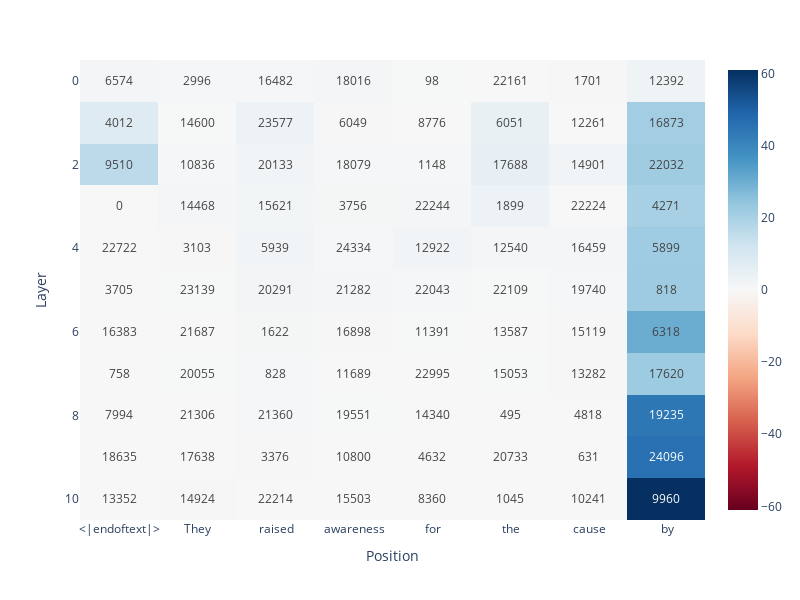

The notebook cell saved with this chart:
### Code cell
def max_attribution_for_layer(layer, min=False, k=5):
    max_attributions = []
    top_features = []
    n_toks = cache['embed'].shape[1]
    for position in range(n_toks):
        attribution = attribution_for_position(layer, position, cache=cache, grad_dict=grad_dict)

        if min:
            top_idx = attribution.argsort()[:k]
        else:
            top_idx = attribution.argsort(descending=True)[:k]

        top_attrib = attribution[top_idx]

        max_attributions.append(top_attrib)
        top_features.append(top_idx)

    return max_attributions, top_features


def visualize_max_attributions(min=False, k=1):
    ### most positive attributions ###
    max_attributions_by_layer = []
    top_features_by_layer = []
    for layer in range(model.cfg.n_layers - 1):
        max_attributions, top_feature_indices = max_attribution_for_layer(layer, min=min, k=k)
        max_attributions = [attrib.sum() for attrib in max_attributions]
        top_feature_indices = [idx[0].item() for idx in top_feature_indices]
        # break
        max_attributions_by_layer.append(max_attributions)
        top_features_by_layer.append(top_feature_indices)

    max_attributions_by_layer = torch.tensor(max_attributions_by_layer)
    top_features_by_layer = torch.tensor(top_features_by_layer)

    top_idxs_text = [[str(idx.item()) for idx in indices] for indices in top_features_by_layer]
    labels = [f"{tok}" for i, tok in enumerate(model.to_str_tokens(tokens[0]))]

    imshow(max_attributions_by_layer, labels={"x": "Position", "y": "Layer"}, x=labels, text=top_idxs_text, width=800, height=600)


visualize_max_attributions()

### Figure 1 — Plotly figure (JSON) as saved in the notebook; plotly's stock layout.template omitted (floating-point values rounded to 4 significant figures)
{"data": [{"coloraxis": "coloraxis", "hovertemplate": "Position: %{x}<br>Layer: %{y}<br>color: %{z}<extra></extra>", "name": "0", "text": [["6574", "2996", "16482", "18016", "98", "22161", "1701", "12392"], ["4012", "14600", "23577", "6049", "8776", "6051", "12261", "16873"], ["9510", "10836", "20133", "18079", "1148", "17688", "14901", "22032"], ["0", "14468", "15621", "3756", "22244", "1899", "22224", "4271"], ["22722", "3103", "5939", "24334", "12922", "12540", "16459", "5899"], ["3705", "23139", "20291", "21282", "22043", "22109", "19740", "818"], ["16383", "21687", "1622", "16898", "11391", "13587", "15119", "6318"], ["758", "20055", "828", "11689", "22995", "15053", "13282", "17620"], ["7994", "21306", "21360", "19551", "14340", "495", "4818", "19235"], ["18635", "17638", "3376", "10800", "4632", "20733", "631", "24096"], ["13352", "14924", "22214", "15503", "8360", "1045", "10241", "9960"]], "textfont": {"size": 12}, "texttemplate": "%{text}", "type": "heatmap", "x": ["<|endoftext|>", "They", " raised", " awareness", " for", " the", " cause", " by"], "xaxis": "x", "yaxis": "y", "z": [[1.38, 0.7581, 0.7577, 1.344, 0.2874, 0.159, 0.4006, 2.863], [7.85, 0.3073, 3.395, 0.3913, 0.08728, 4.937, 0.109, 21.35], [16.28, 0.5844, 1.838, 0.4844, 0.6135, 5.234, 1.838, 21.74], [0, 1.147, 1.669, 0.9108, 1.182, 3.655, 0.08265, 20.24], [0.02656, 0.3699, 1.871, 0.7644, 2.013, 1.305, 1.142, 21.86], [0.05872, 0.2047, 1.709, 1.068, 0.6635, 0.3046, 0.5802, 22.13], [0.1381, 0.09577, 0.9879, 0.3401, 0.2584, 0.1593, 0.346, 30.46], [0.006324, 0.1826, 0.8601, 0.1387, 0.09418, 0.1624, 0.3752, 22.3], [0.01586, 0.09945, 0.727, 0.1686, 0.04567, 0.07618, 0.1212, 44.09], [0.01232, 0.06481, 0.4476, 0.1176, 0.04137, 0.08004, 0.04383, 45.84], [0.005135, 0.343, 0.1491, 0.05107, 0.1566, 0.1251, 0.1598, 60.99]]}], "layout": {"coloraxis": {"cmid": 0, "colorscale": [[0, "rgb(103,0,31)"], [0.1, "rgb(178,24,43)"], [0.2, "rgb(214,96,77)"], [0.3, "rgb(244,165,130)"], [0.4, "rgb(253,219,199)"], [0.5, "rgb(247,247,247)"], [0.6, "rgb(209,229,240)"], [0.7, "rgb(146,197,222)"], [0.8, "rgb(67,147,195)"], [0.9, "rgb(33,102,172)"], [1, "rgb(5,48,97)"]]}, "height": 600, "margin": {"t": 60}, "width": 800, "xaxis": {"anchor": "y", "constrain": "domain", "domain": [0, 1], "scaleanchor": "y", "title": {"text": "Position"}}, "yaxis": {"anchor": "x", "autorange": "reversed", "constrain": "domain", "domain": [0, 1], "title": {"text": "Layer"}}}}
